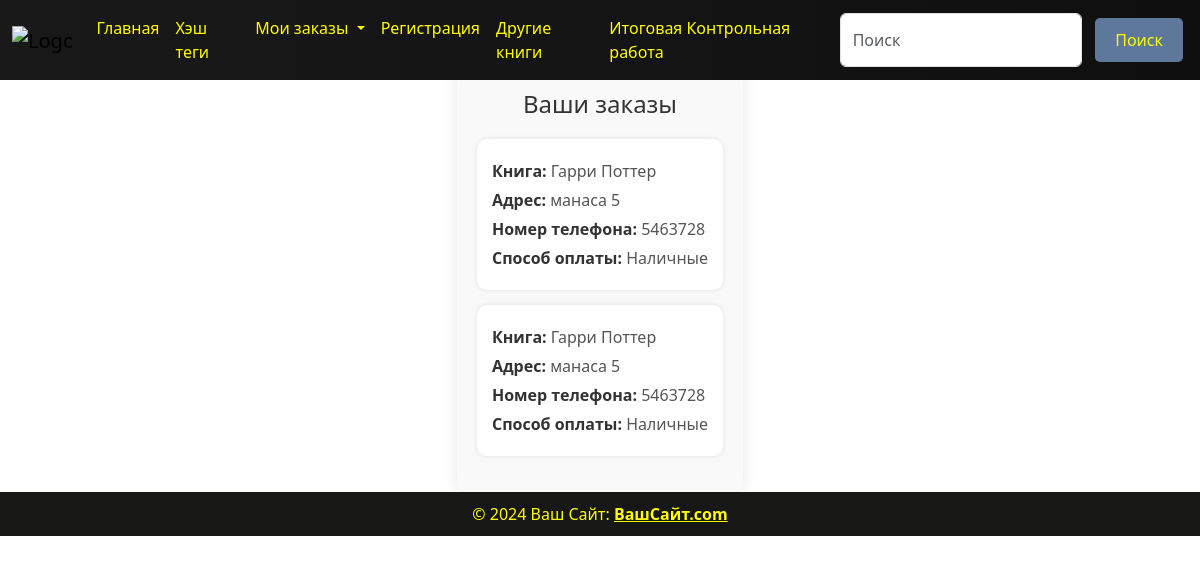
/order/, run on an earlier commit of the app's database.
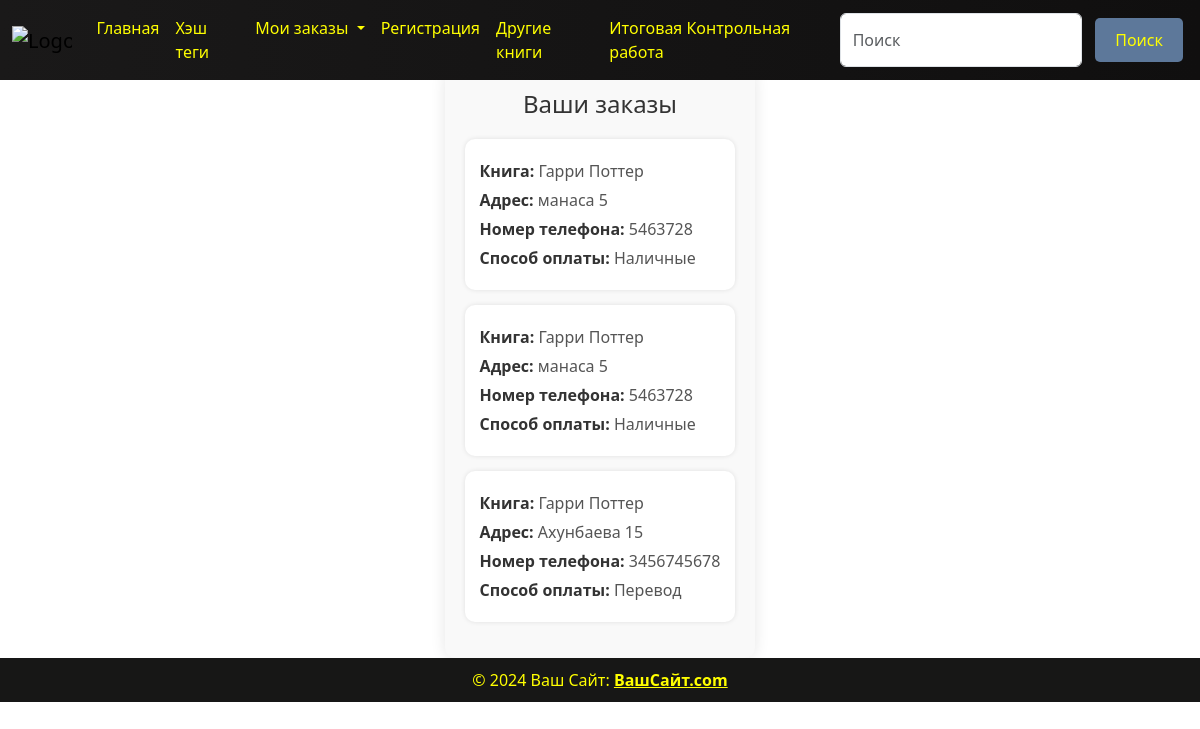
And on a later commit of the database.
### cart/models.py (models this page shows, shortened)
class CartModel(models.Model):
    PAYMENT_CHOICES = (
        ('Наличные', 'Наличные'),
        ("Перевод", "Перевод")
    )
    choice_book = models.ForeignKey(BookModel, verbose_name= 'Добавьте книгу в заказ', on_delete=models.CASCADE)
    address = models.CharField(max_length=100, verbose_name='Введите ваш точный адрес для доставки: ')
    phone_number = models.CharField(max_length=15, verbose_name='Введите номер телефона: ')
    payment = models.CharField(verbose_name='Укажите способ оплаты: ', max_length=15, choices=PAYMENT_CHOICES)

### books/models.py (models this page shows)
class BookModel(models.Model):
    GENRE_CHOICES = (
        ('FICTION', 'FICTION'),
        ('NONFICTION', 'NONFICTION'),
        ('FANTASY', 'FANTASY'),
    )
    image = models.ImageField(upload_to='books/', verbose_name='Загрузите обложку книги')
    title = models.CharField(max_length=100, verbose_name="Укажите название книги")
    description = models.TextField(max_length=500, verbose_name='Добавьте описание к книге', blank=True)
    price = models.PositiveIntegerField(verbose_name='Укажите цену', default=300)
    created_at = models.DateTimeField(auto_now_add=True)
    genre = models.CharField(max_length=20, choices=GENRE_CHOICES)
    email = models.CharField(max_length=100, blank=True, verbose_name='Укажите почту автора')
    author = models.CharField(max_length=100, verbose_name='Укажите автора')
    review = models.URLField(verbose_name='Ссылка на краткую аннотацию о книге', blank=True)
    def __str__(self):
        return self.title
    class Meta:
        verbose_name = 'книга'
        verbose_name_plural = 'книги'

### cart/views.py (the view)
# urls.py: path('order/', OrderView.as_view(), name='order'),
class OrderView(generic.ListView):
    template_name = 'cart/order.html'
    context_object_name = 'order'
    def get_queryset(self):
        return models.CartModel.objects.all()

### templates/cart/order.html (shortened to what this page needs)
{% include 'components/header.html' %}
<div class="order-container">
    <h1>Ваши заказы</h1>
    <ul class="order-list">
        {% for i in order %}
        <li class="order-item">
            <div class="order-details">
                <p><strong>Книга:</strong> {{ i.choice_book }}</p>
                <p><strong>Адрес:</strong> {{ i.address }}</p>
                <p><strong>Номер телефона:</strong> {{ i.phone_number }}</p>
                <p><strong>Способ оплаты:</strong> {{ i.payment }}</p>
            </div>
        </li>
        {% endfor %}
    </ul>
</div>
{% include 'components/footer.html' %}

What changed in the data, as far as the page shows it:
added CartModel: choice_book "Гарри Поттер", address "Ахунбаева 15", phone_number "3456745678", payment "Перевод"
